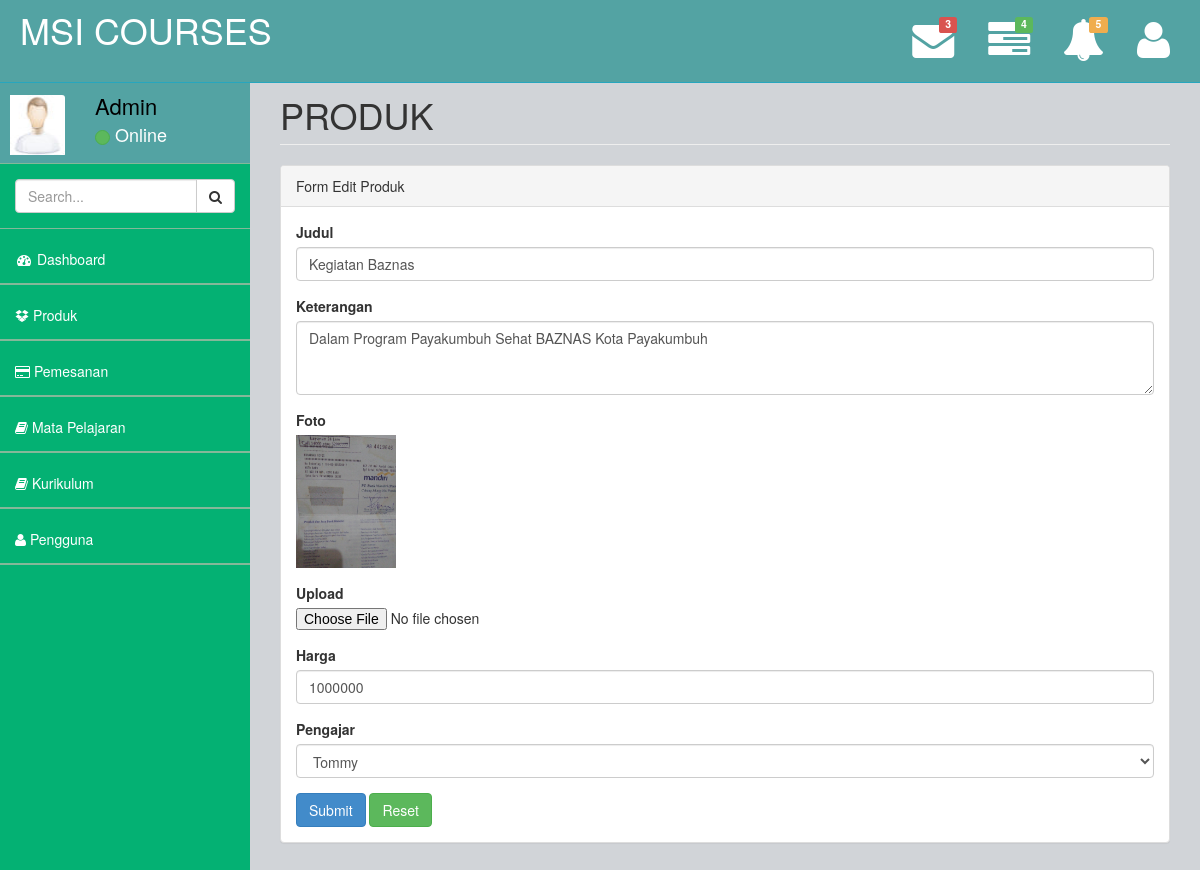
The app's page /admin/edit_produk/1 with its own data.
### tables this page shows
CREATE TABLE `produk` (
  `id_produk` int(11) NOT NULL,
  `judul` varchar(255) NOT NULL,
  `keterangan` text NOT NULL,
  `harga` int(11) NOT NULL,
  `foto` varchar(255) NOT NULL,
  `id_pengguna` int(11) NOT NULL
);

### application/controllers/Admin.php (called while the page is built, shortened)
<?php
class Admin extends CI_Controller {
	public function __construct() {
  		$this->load->helper(array('form', 'url','file'));
		  $this->load->library('session');
	}
	public function edit_produk() {
		$t['info'] = $this->session->userdata('nama');
		$id = $this->uri->segment(3);
		$this->load->model('Admin_model','produk');
		$t['produk'] = $this->produk->select_produk($id);
		$t['pengguna'] = $this->produk->getallpengajar();
		$a['header'] =  $this->load->view('layout/header_backend',null, true);
		$a['footer'] =  $this->load->view('layout/footer_backend',null, true);
		$a['content'] =  $this->load->view('admin/produk/edit',$t, true);
		$page = $this->load->view('layout/layout_backend',$a);
		return $page;
	}
}

### index.php (called while the page is built, shortened)
<?php
require_once BASEPATH.'core/CodeIgniter.php';

### application/models/Admin_model.php (called while the page is built, shortened)
<?php
class Admin_model extends CI_Model {
public function getallpengajar(){
	$sql = $this->db->query("select * from pengguna where status = 'pengajar'")->result_array();
	return $sql;
}
public function select_produk($id)
{
	$sql = $this->db->query("select * from produk where id_produk = '".$id."'")->result_array();
	return $sql;
}
}
?>

### application/views/admin/produk/edit.php (the view, shortened to what this page needs)
<div id="wrapper">
        <?php include APPPATH."views/layout/menu_admin.php" ; ?>
        <div id="page-wrapper">
            <div class="row">
                <div class="col-lg-12">
                    <h1 class="page-header">PRODUK</h1>
                </div>
            </div>
            <div class="panel panel-default">
                        <div class="panel-heading">
                            Form Edit Produk
                        </div>
            <div class="panel-body">
                <div class="row">
                    <div class="col-lg-12">
                    <form role="form" method="POST" action="<?= base_url('admin/update_produk')?>" enctype="multipart/form-data">
                            <div class="form-group">
                                <label>Judul</label>
                                <input type="text" class="form-control" name="judul" value='<?= $produk[0]['judul']?>'>
                            </div>
                            <div class="form-group">
                                <label>Keterangan</label>
                                <textarea class="form-control" rows="3" name="keterangan"><?= $produk[0]['keterangan']?></textarea>
                            </div>
                            <div class="form-group">
                                <label>Foto</label><br>
                                <img src="<?= $produk[0]['foto']?>" width="100">
                            </div>
                            <div class="form-group">
                                <label>Upload</label>
                                <input type="file" name="foto">
                            </div>
                            <div class="form-group">
                                <label>Harga</label>
                                <input type="text" class="form-control" name="harga" value='<?= $produk[0]['harga']?>'>
                            </div>
                            <div class="form-group">
                                <label>Pengajar</label>
                                <select name="id_pengguna" class="form-control">
                                <?php
                                    $jumlah = count($pengguna);
                                    for($i=0;$i<$jumlah;$i++){
                                    if($pengguna[$i]['id_pengguna'] == $produk[0]['id_pengguna']){
                                    ?>
                                    <option value='<?= $pengguna[$i]['id_pengguna']?>' selected><?= $pengguna[$i]['nama']?></option>
                                    <?php
                                    }else{
                                    ?>
                                    <option value='<?= $pengguna[$i]['id_pengguna']?>'><?= $pengguna[$i]['nama']?></option>
                                    <?php
                                    }
                                    }
                                    ?>
                                </select>
                            </div>
                            <button type="submit" class="btn btn-primary">Submit</button>
                            <button type="reset" class="btn btn-success">Reset</button>
                        </form>
                    </div>
                </div>
            </div>
        </div>
    </div>
</div>

### asset/backend/css/style.css (style rules this page uses)
body { background-color: #f8f8f8; }
#wrapper { width: 100%; margin-top: 55px!important; background-color:#04B173; }
#page-wrapper { padding: 0 15px; min-height: 568px; background-color:rgb(209, 212, 216); }

### asset/backend/css/main-style.css (style rules this page uses)
@media (min-width:768px) { #page-wrapper { position: inherit; margin: 0 0 0 250px; padding: 0 30px; min-height: 1000px; } }

### records on screen
produk: judul "Kegiatan Baznas", keterangan "Dalam Program Payakumbuh Sehat BAZNAS Kota Payakumbuh", foto (picture), harga "1000000"

### other values on screen
form field id_pengguna "Tommy"
